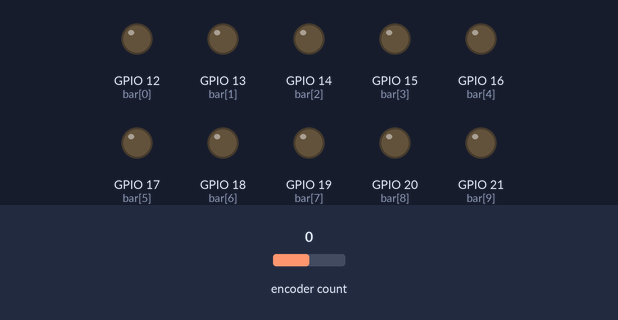
This program was run on a simulated Raspberry Pi (BCM pin numbers). On the bench: output pins drawn as LEDs (lit = HIGH). The inputs (shaded band) are chosen by the test bench; at power-on: encoder count 0. What the program prints to the terminal is not drawn.

Above: at 1.2 s.
1.3 s: encoder count set to 1
At 1.9 s:
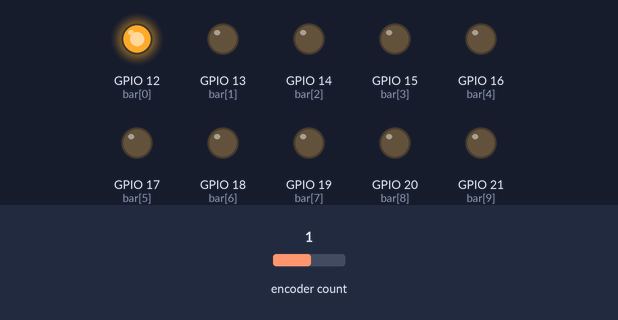
2.8 s: encoder count set to 2
At 3.1 s:
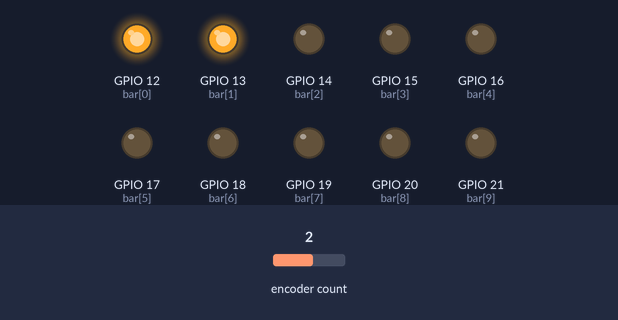
4.3 s: encoder count set to 3
At 5.4 s:
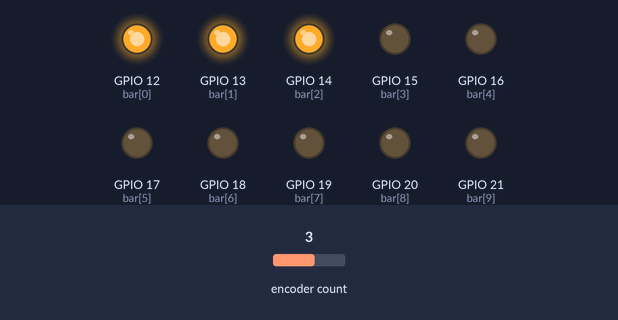
5.8 s: encoder count set to 4
At 6.6 s:
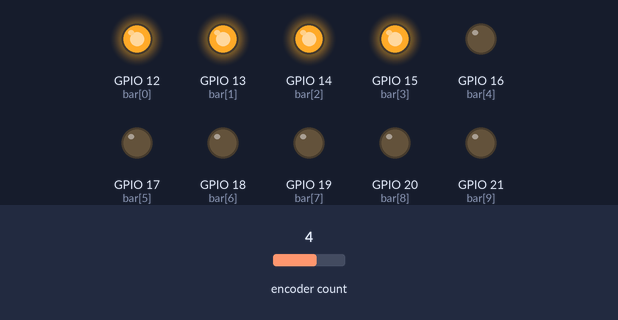
7.3 s: encoder count set to 5
At 7.7 s:
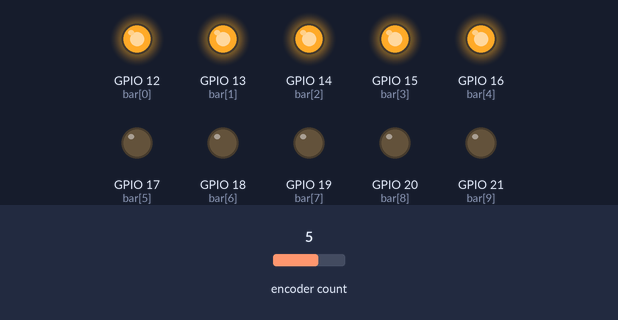
8.8 s: encoder count set to 6
At 10.1 s:
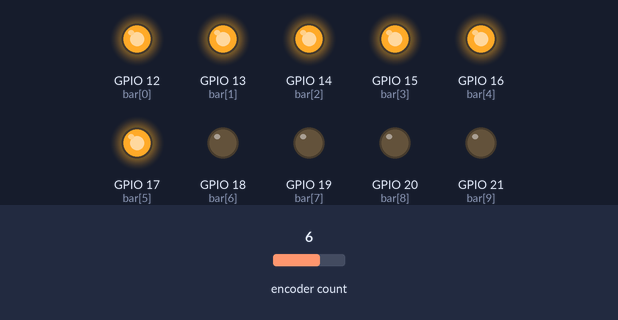
Timing chart, 0 to 11.3 s (numbered marks = the images above; inputs shaded):
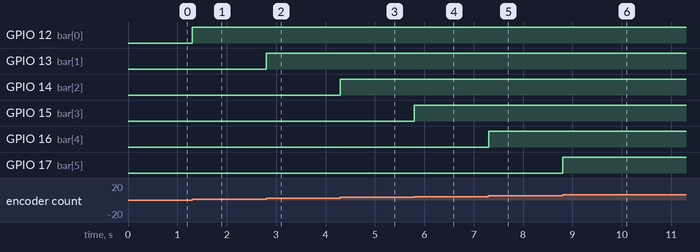

Measured:
- after the input at 1.3 s, GPIO 12 (bar[0]): LOW → HIGH at once
- after the input at 2.8 s, GPIO 13 (bar[1]): LOW → HIGH at once
- after the input at 4.3 s, GPIO 14 (bar[2]): LOW → HIGH at once
- after the input at 5.8 s, GPIO 15 (bar[3]): LOW → HIGH at once
- after the input at 7.3 s, GPIO 16 (bar[4]): LOW → HIGH at once
- after the input at 8.8 s, GPIO 17 (bar[5]): LOW → HIGH at once

The program:

barraled_encoder.py
```python
'''Formato para Python
Nombre del archivo: baraled_encoder.py
Descripción: Barra led con encoder
Autor: Héctor Castillo Guerra
Versión: 1.0'''
from gpiozero import LEDBarGraph, RotaryEncoder
from signal import pause

encoder = RotaryEncoder(a=5, b=6, max_steps=10)
bar = LEDBarGraph(12,13,14,15,16,17,18,19,20,21)

#hacemos una función
def actualizar():
    valor=encoder.steps
    if valor < 0:
        encoder.steps = 0
        valor = 0
    elif valor > 10:
        encoder.steps = 10
        valor = 10

    bar.value = valor / 10
encoder.when_rotated = actualizar
print('Gira perilla para controlar la barra de leds')
pause()
```
